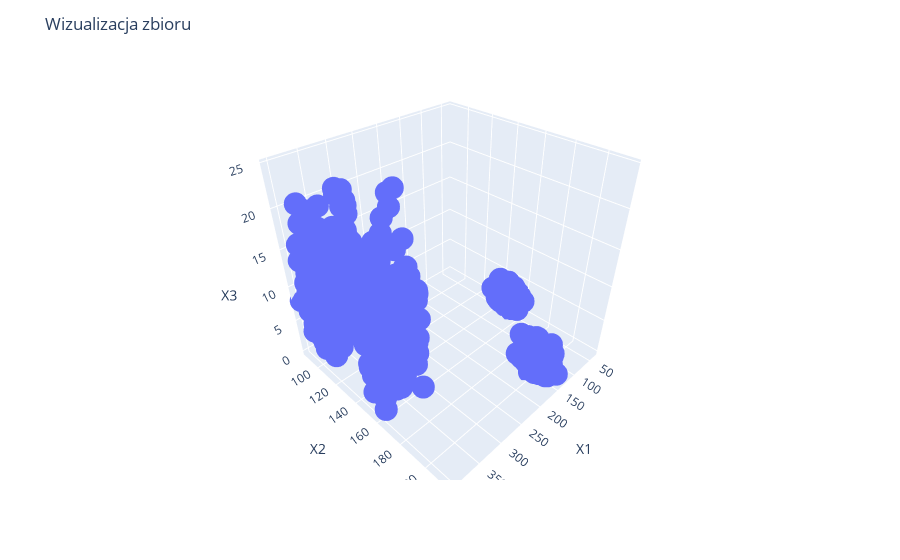

This figure's notebook cell:
### Markdown cell above
## 2. Wizualizacja zbioru

### Code cell
fig = px.scatter_3d(data, x='X1', y='X2', z='X3')
fig.update_layout(
    title="Wizualizacja zbioru"
)
fig.show()

### Figure 1 — Plotly figure (JSON) as saved in the notebook; plotly's stock layout.template omitted (floating-point values rounded to 4 significant figures; data arrays with more than 128 entries replaced by an {"elided": "..."} marker saying what was removed)
{"data": [{"hovertemplate": "X1=%{x}<br>X2=%{y}<br>X3=%{z}<extra></extra>", "legendgroup": "", "marker": {"color": "#636efa", "symbol": "circle"}, "mode": "markers", "name": "", "scene": "scene", "showlegend": false, "type": "scatter3d", "x": {"elided": "1000 float values"}, "y": {"elided": "1000 float values"}, "z": {"elided": "1000 float values"}}], "layout": {"legend": {"tracegroupgap": 0}, "margin": {"t": 60}, "scene": {"domain": {"x": [0, 1], "y": [0, 1]}, "xaxis": {"title": {"text": "X1"}}, "yaxis": {"title": {"text": "X2"}}, "zaxis": {"title": {"text": "X3"}}}, "title": {"text": "Wizualizacja zbioru"}}}
